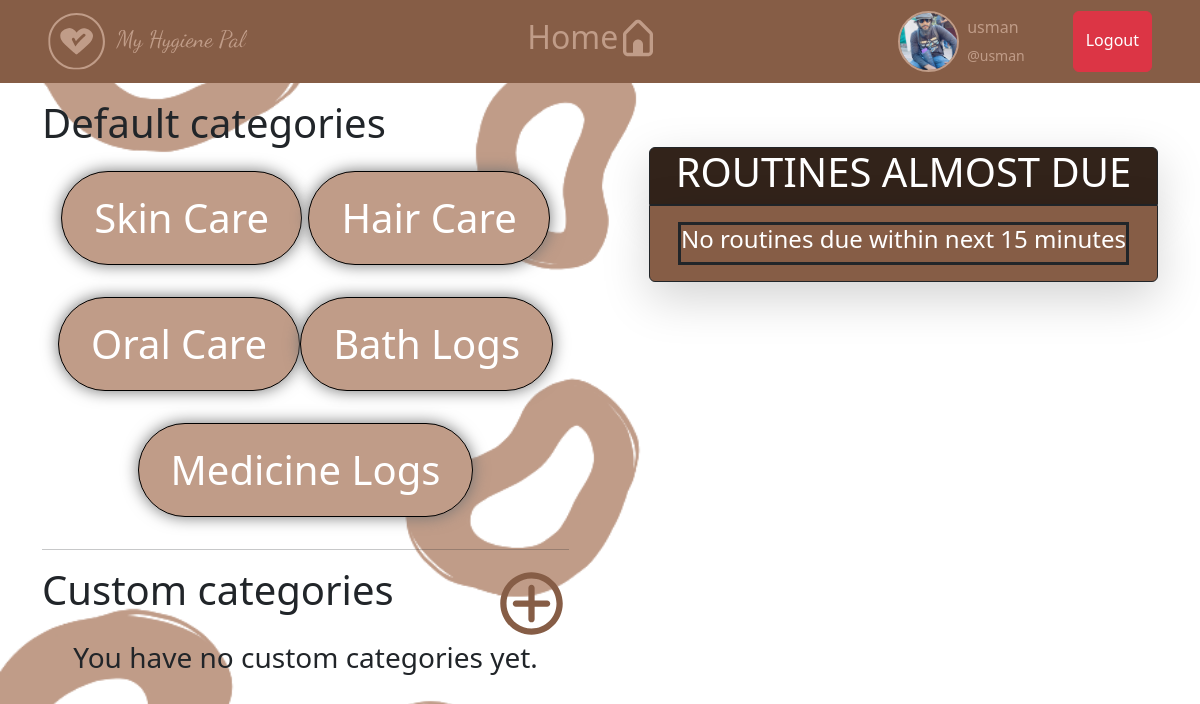
The app's page /home/ (signed in), older data.
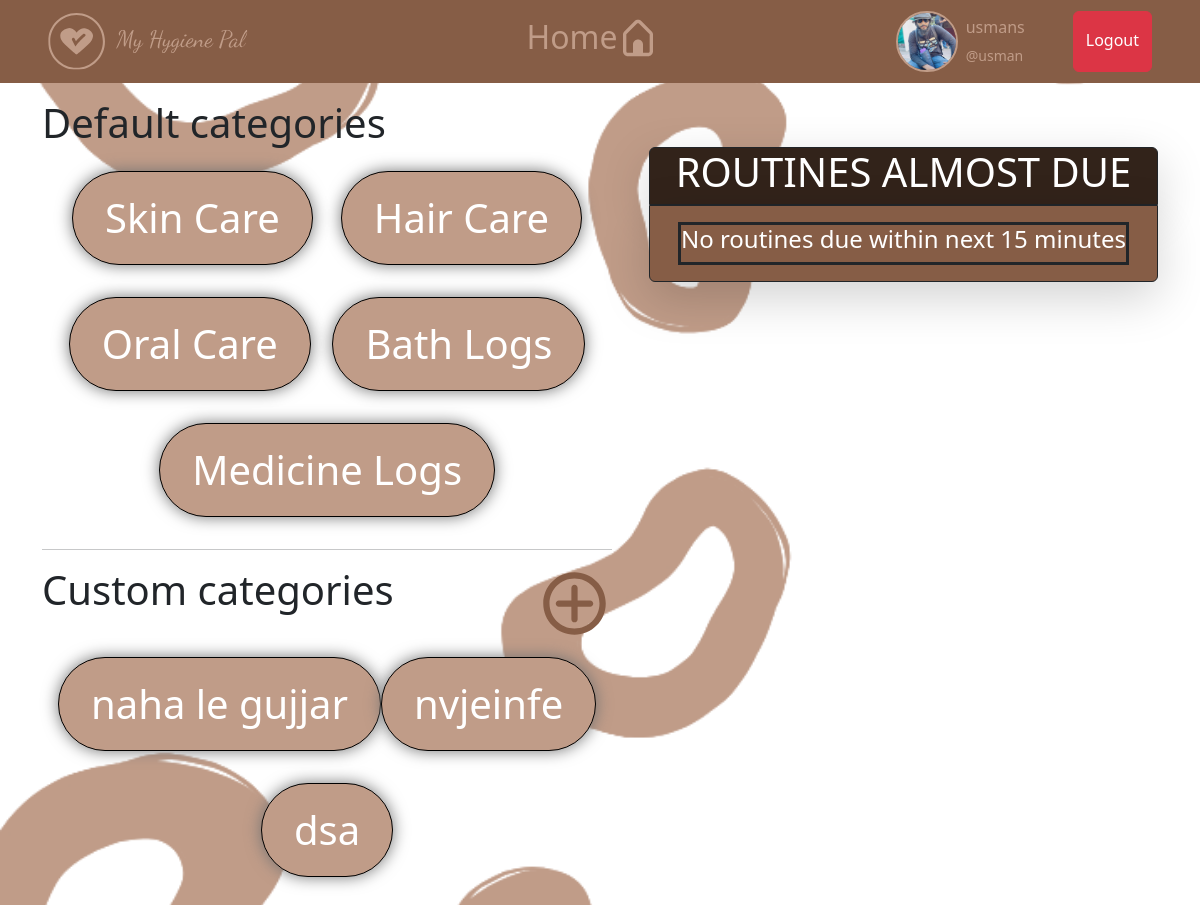
The same page, newer data.
### PersonalHygieneTracker/models.py (models this page shows)
class User(AbstractUser):
    name = models.CharField(max_length=200, null=True)
    email = models.EmailField(unique=True, null=True)
    bio = models.TextField(null=True, default="I am using the Personal Hygiene Tracker.")
    streak = models.BooleanField(null=True)
    avatar = models.ImageField(null=True, default="avatar.svg")
    badges = models.IntegerField(null=True, default=0)
    USERNAME_FIELD = 'email'
    REQUIRED_FIELDS = []

class Category(models.Model):
    name = models.CharField(max_length=200)
    updated = models.DateTimeField(auto_now=True)
    created = models.DateTimeField(auto_now_add=True)
    user = models.ForeignKey(User, on_delete=models.SET_NULL, null=True, blank=True)
    def __str__(self):
        return self.name

### PersonalHygieneTracker/views.py (the view)
# urls.py: 2. Add a URL to urlpatterns:  path('', views.home, name='home')
@login_required(login_url="login")
def home(request):
    count = models.Category.objects.filter(user=request.user).count()
    your_timezone = 'Asia/Karachi'  # Replace with your actual timezone, e.g., 'America/New_York'
    current_time = datetime.now(pytz.timezone(your_timezone)).time()
    allroutines = models.Routine.objects.all()
    if current_time.hour == 0 and current_time.minute == 0:
        for routin in allroutines:
            routin.completed = False
    delta = timedelta(minutes=15)
    new_time = (datetime.combine(datetime.today(), current_time) + delta).time()
    print(new_time)
    due_routines = models.Routine.objects.filter(user=request.user, completed=False, time__range=(current_time,new_time))
    if count >= 9:
        add = False
    else:
        add = True
    categories = models.Category.objects.filter(user__isnull=True)
    user_categories = models.Category.objects.filter(user=request.user)
    context = {'categories':categories, 'user_categories': user_categories, 'add':add, 'due_routines':due_routines}
    return render(request, 'PersonalHygieneTracker/home.html', context)

### PersonalHygieneTracker/templates/PersonalHygieneTracker/home.html (shortened to what this page needs)
{% extends 'base.html' %}
{% load static %}
{% block content %}
    <div class="layout-2 left">
        <div>
            <h1>Default categories</h1>
            {% for i in '135'|make_list %}
                <div class="d-flex justify-content-around p-3">
                    {% for category in categories %}
                        {% if forloop.counter == i|add:0 %}
                            <div>
                                <a href="{% url 'category' category.id %}" class="btn btn-info btn-lg rounded-pill">{{category}}</a>
                            </div>
                        {% elif forloop.counter == i|add:1 %}
                            <div>
                                <a href="{% url 'category' category.id %}" class="btn btn-info btn-lg rounded-pill">{{category}}</a>
                            </div>
                        {% endif %}
                    {% endfor %}
                </div>
            {% endfor %}
            <hr>
            <div class="d-flex justify-content-between">
                <h1>
                    Custom categories
                </h1>
                {% if add %}
                    <a href="{% url 'add-category' %}">
                    </a>
                {% endif %}
            </div>
            {% if user_categories %}
                {% for i in '13579'|make_list %}
                    <div class="d-flex justify-content-around p-3">
                        {% for category in user_categories %}
                            {% if forloop.counter == i|add:0 %}
                                <div>
                                    <a href="{% url 'category' category.id %}" class="btn btn-info btn-lg rounded-pill">{{category}}</a>
                                </div>
                            {% elif forloop.counter == i|add:1 %}
                                <div>
                                    <a href="{% url 'category' category.id %}" class="btn btn-info btn-lg rounded-pill">{{category}}</a>
                                </div>
                            {% endif %}
                        {% endfor %}
                    </div>
                {% endfor %}
            {% else %}
                <div class="text-center">
                    <h3>You have no custom categories yet. </h3>
                </div>
            {% endif %}
        </div>
    </div>
    <div class="layout-2 right">
        <div>
            <div class="container shadow-lg border border-dark bg-info mt-5 rounded-top-2">
                <h1 class="text-center">ROUTINES ALMOST DUE</h1>
            </div>
            <div class="container shadow-lg border border-dark bg-secondary mb-5 rounded-bottom-2">
                {% if not due_routines %}
                    <div class="border border-3 border-dark bg-secondary m-3">
                        <h4 class="text-center">No routines due within next 15 minutes</h4>
                    </div>
                {% endif %}
            </div>
        </div>
    </div>
{% endblock %}

### templates/base.html (shortened to what this page needs)
<!DOCTYPE html>
{% load static %}
<html lang="en">
<head>
    <link href="https://cdn.jsdelivr.net/npm/bootstrap@5.3.0/dist/css/bootstrap.min.css" rel="stylesheet">
    <link rel="stylesheet" type="text/css" href="{% static 'css/style.css' %}"/>
</head>
<body>
    {% if not main %}
    <nav class="navbar navbar-expand-lg navbar-light bg-secondary d-flex justify-content-between">
        <a class="navbar-brand mx-5" href="{% url 'index' %}"></a>
        <div class="d-flex">
            <a class="nav-item nav-link link-danger mx-3 d-flex" href="{% url 'home' %}">
                <h2>Home</h2>
            </a>
        </div>
        <div class="d-flex">
            <a class="d-flex link-danger" href="{% url 'profile' request.user.id %}">
                <div class="profile-pic profile-pic-medium mx-2">
                    <img src="{{request.user.avatar.url}}" />
                </div>
                <div>
                    <p class="my-1">{{request.user.name}} </p><small>@{{request.user.username}}</small>
                </div>
            </a>
            <a href="{% url 'logout' %}" class="mx-5 btn btn-danger py-3">Logout</a>
        </div>
    </nav>
    {% endif %}
    <div class="container mt-3">
        {% block content %}
        {% endblock %}
    </div>
</body>
</html>

Row changes from the older to the newer data that the page shows:
changed User "usman": user.name "usman" → "usmans"
added Category: name "naha le gujjar"
added Category: name "nvjeinfe"
added Category: name "dsa"
Text that changed along with them:
text no longer shown: "You have no custom categories yet."
